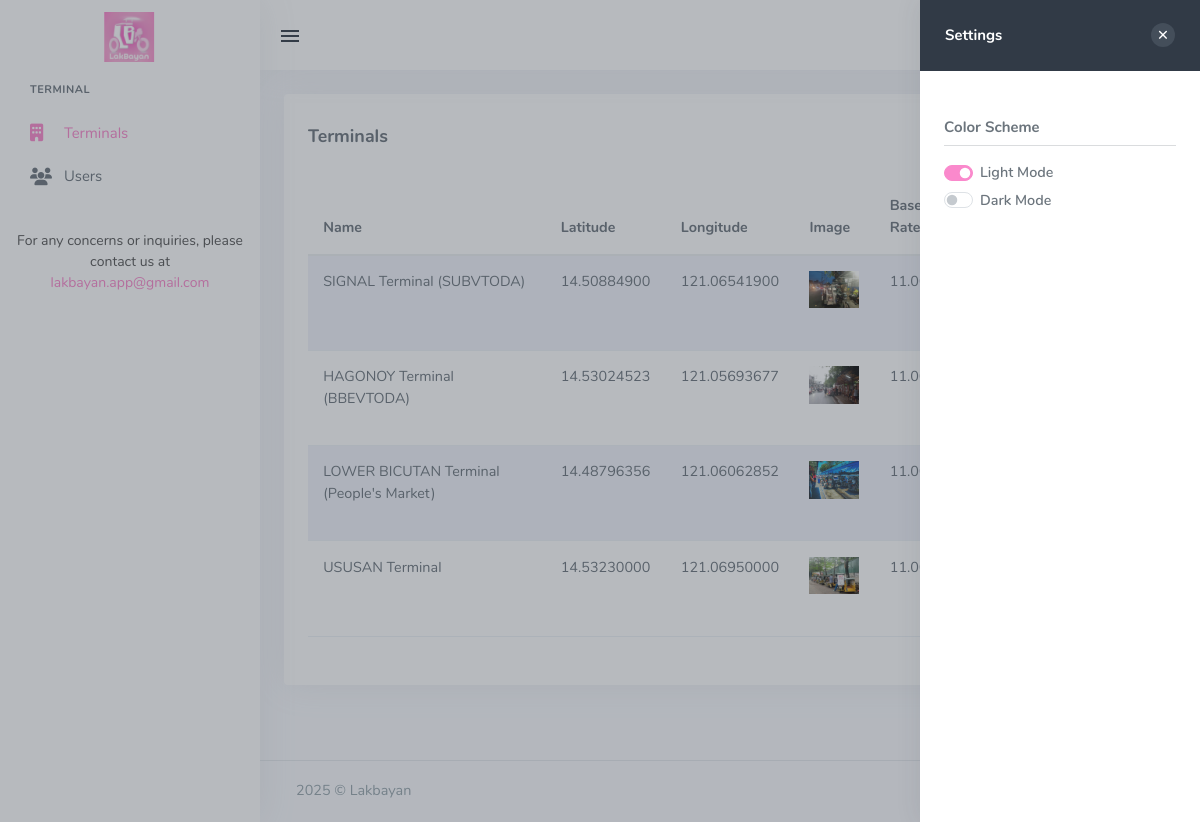
The app's page /terminals.php (signed in) with its own data.
### tables this page shows
CREATE TABLE `terminals` (
  `id` int(11) NOT NULL,
  `name` varchar(255) NOT NULL,
  `latitude` decimal(10,8) NOT NULL,
  `longitude` decimal(11,8) NOT NULL,
  `image` varchar(255) DEFAULT NULL,
  `base_rate` decimal(10,2) NOT NULL DEFAULT 11.00,
  `per_km_rate` decimal(10,2) NOT NULL DEFAULT 1.00,
  `created_at` timestamp NOT NULL DEFAULT current_timestamp()
);

### database/function.php (called while the page is built, shortened)
<?php
require_once dirname(__DIR__) . '/database/db.php';
$db = new DBFunctions();
class DBFunctions
{
    private $conn;
    public function __construct()
    {
        $database = new Database();
        $this->conn = $database->connect();
    }
    public function select($table, $columns = "*", $conditions = [], $options = "")
{
    try {
        $sql = "SELECT $columns FROM $table";
        $stmt = $this->conn->prepare($sql);
        $stmt->execute();
        $rows = $stmt->fetchAll(PDO::FETCH_ASSOC);
        return ['status' => 'success', 'data' => $rows];
    } catch (PDOException $e) {
        error_log('Database error: ' . $e->getMessage());
        return ['status' => 'error', 'message' => 'Database error: ' . $e->getMessage()];
    }
}
}

### database/db.php (called while the page is built, shortened)
<?php
class Database
{
    private $host = 'localhost';
    private $db_name = 'lakbayan';
    private $username = 'root';
    private $password = '';
    public function connect()
    {
        $this->conn = null;
        try {
            $this->conn = new PDO("mysql:host=" . $this->host . ";dbname=" . $this->db_name, $this->username, $this->password);
            $this->conn->setAttribute(PDO::ATTR_ERRMODE, PDO::ERRMODE_EXCEPTION);
        } catch (PDOException $e) {
            echo "Connection error: " . $e->getMessage();
        }
        return $this->conn;
    }
}
?>

### terminals.php (the view, shortened to what this page needs)
<?php require_once 'includes/config.php'; ?>
<?php
$result = $db->select('terminals', '*');
?>
<!DOCTYPE html>
<html lang="en">
    <?php require_once 'includes/head.php'; ?>
<body class="loading" data-layout-color="light" data-leftbar-theme="light" data-layout-mode="fluid" data-rightbar-onstart="true">
    <div class="wrapper">
        <?php require_once 'includes/sidebar.php'; ?>
        <?php require_once 'includes/topbar.php'; ?>
        <div class="content-page">
            <div class="content">
                <div class="container-fluid">
                    <div class="row mt-3">
                        <div class="col-12">
                            <div class="card">
                                <div class="card-body">
                                    <div class="d-flex justify-content-between align-items-center mb-3">
                                        <h4 class="card-title mb-0">Terminals</h4>
                                        <button class="btn btn-success" data-bs-toggle="modal" data-bs-target="#addTerminalModal">
                                        </button>
                                    </div>
                                    <div class="table-responsive">
                                        <table id="terminals-table" class="table table-striped dt-responsive nowrap w-100">
                                            <thead>
                                                <tr>
                                                    <th>Name</th>
                                                    <th>Latitude</th>
                                                    <th>Longitude</th>
                                                    <th>Image</th>
                                                    <th>Base Rate</th>
                                                    <th>Per KM Rate</th>
                                                    <th>Actions</th>
                                                </tr>
                                            </thead>
                                            <tbody>
                                                <?php
                                                foreach ($result['data'] as $terminal) {
                                                    echo "<tr>";
                                                    echo "<td>" . htmlspecialchars($terminal['name']) . "</td>";
                                                    echo "<td>" . htmlspecialchars($terminal['latitude']) . "</td>";
                                                    echo "<td>" . htmlspecialchars($terminal['longitude']) . "</td>";
                                                    if ($terminal['image']) {
                                                        echo "<td><img src='{$terminal['image']}' width='50' alt='Image'></td>";
                                                    } else {
                                                        echo "<td>No Image</td>";
                                                    }
                                                    echo "<td>" . htmlspecialchars($terminal['base_rate']) . "</td>";
                                                    echo "<td>" . htmlspecialchars($terminal['per_km_rate']) . "</td>";
                                                    echo "<td>
                                                        <button class='btn btn-primary btn-sm editTerminalBtn'
                                                            data-id='{$terminal['id']}'
                                                            data-name='" . htmlspecialchars($terminal['name'], ENT_QUOTES) . "'
                                                            data-latitude='" . htmlspecialchars($terminal['latitude'], ENT_QUOTES) . "'
                                                            data-longitude='" . htmlspecialchars($terminal['longitude'], ENT_QUOTES) . "'
                                                            data-image='{$terminal['image']}'
                                                            data-base_rate='" . htmlspecialchars($terminal['base_rate'], ENT_QUOTES) . "'
                                                            data-per_km_rate='" . htmlspecialchars($terminal['per_km_rate'], ENT_QUOTES) . "'
                                                            data-created_at='" . htmlspecialchars($terminal['created_at'], ENT_QUOTES) . "'
                                                            data-bs-toggle='modal'
                                                            data-bs-target='#editTerminalModal'>
                                                            <i class='fa fa-edit'></i>
                                                        </button>
                                                        <button class='btn btn-danger btn-sm deleteTerminalBtn'
                                                            data-id='{$terminal['id']}'
                                                            data-bs-toggle='modal'
                                                            data-bs-target='#deleteTerminalModal'>
                                                            <i class='fa fa-trash'></i>
                                                        </button>
                                                    </td>";
                                                    echo "</tr>";
                                                }
                                                ?>
                                            </tbody>
                                        </table>
                                    </div>
                                </div>
                            </div>
                        </div>
                    </div>
                </div>
            </div>
            <?php require_once 'includes/footer.php'; ?>
        </div>
    </div>
    <?php require_once 'includes/right-sidebar.php'; ?>
    <?php require_once 'includes/scripts.php'; ?>
</body>
</html>

### records on screen
terminals: name "SIGNAL Terminal (SUBVTODA)", latitude "14.50884900", longitude "121.06541900", image (picture), base_rate "11.00"
terminals: name "HAGONOY Terminal (BBEVTODA)", latitude "14.53024523", longitude "121.05693677", image (picture), base_rate "11.00"
terminals: name "LOWER BICUTAN Terminal (People's Market)", latitude "14.48796356", longitude "121.06062852", image (picture), base_rate "11.00"
terminals: name "USUSAN Terminal", latitude "14.53230000", longitude "121.06950000", image (picture), base_rate "11.00"
